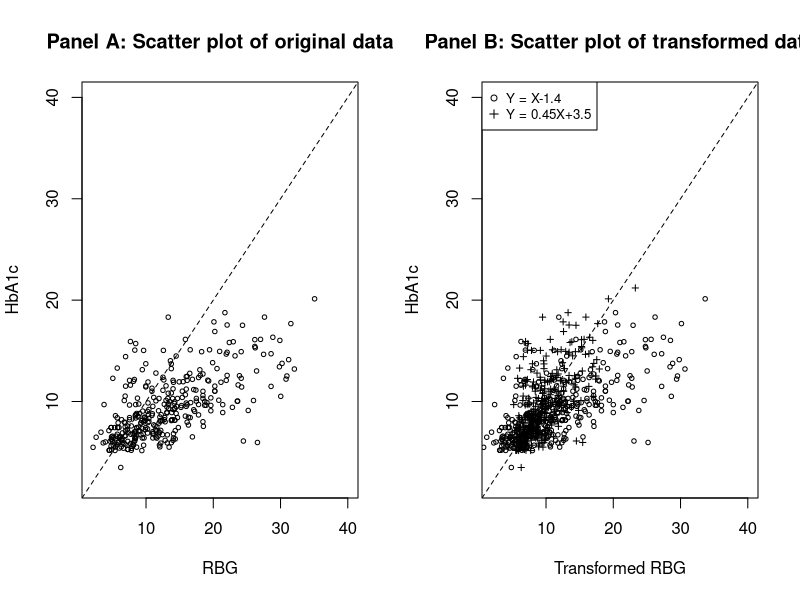
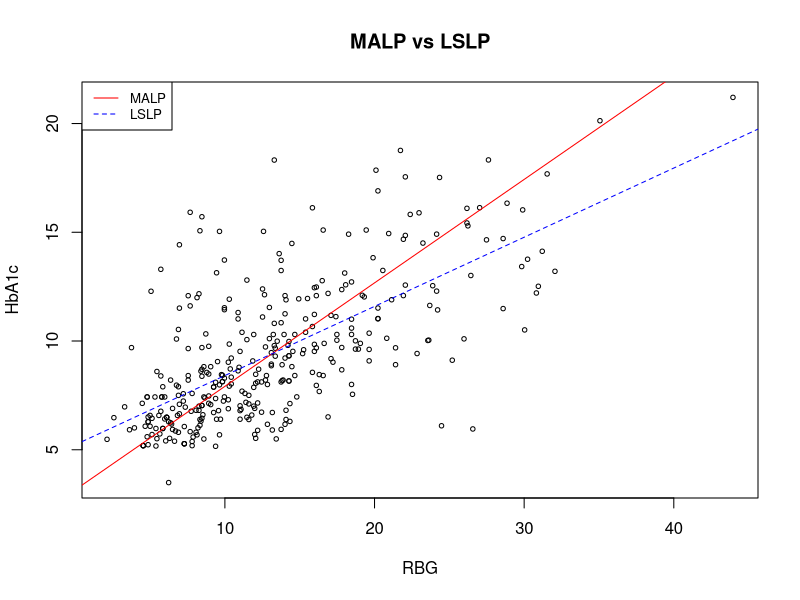

These charts were generated, in order, by the following R code: (Note: this script raises an error after producing the figures.)
#-------------------------------------------------------------------------------
# Example 1
#-------------------------------------------------------------------------------
# Data file:
# These data represent glycosylated hemoglobin (hba1c) readings reported in DCCT
# percentages and random blood glucose (rbg) readings reported in mmol/l.  The
# readings are derived from 349 diabetic patients attending a hospital out-
# patient department at the Karl Bremer District Hospital in Western Cape, South 
# Africa.
# The original data were published as a scatter plot in a Masters thesis (p.12):
# Daramola O.F. (2012).  Assessing the validity of random blood glucose testing
# for monitoring glycemic control and predicting HbA1c values in type 2 
# diabetics at Karl Bremer hospital. Masters Thesis [Family Medicine and Primary Care]. 
# Stellenbosch University: Stellenbosch, South Africa.http://scholar.sun.ac.za/handle/10019.1/80458
glucose <- read.table("bloodglucose.txt",sep="\t", header=T)
#glucose <- read.table("https://lib.stat.cmu.edu/datasets/hba1c_bloodGlucose.dat",sep="\t", header=T, skip=30)
head(glucose)
summary(glucose)


CCC <- function(x,y){
  2*cov(x,y)/(var(x)+var(y)+(mean(x)-mean(y))^2)
}

PCC <- function(x,y){
  cor(x,y)
}

MSE <- function(x,y){
  mean((x-y)^2)
}

# Scatter plot of raw data
par(mfrow=c(1,2))
plot(glucose$rbg, glucose$hba1c, xlim = c(2,40), ylim=c(2,40), 
     cex=0.6, xlab="RBG", ylab="HbA1c", main="Panel A: Scatter plot of original data")
abline(a=0,b=1, lty=2)


# Scatter plot of transformed data
rgb2 <- glucose$rbg-1.4
rgb3 <- 0.45*glucose$rbg +3.5


round(rbind(PCC(glucose$rbg, glucose$hba1c), # PCC of x and y
      CCC(glucose$rbg, glucose$hba1c), # CCC of x and y
      CCC(rgb2, glucose$hba1c), # CCC of x2 and y
      CCC(rgb3, glucose$hba1c)), 3) # CCC of x3 and y



plot(rgb2, glucose$hba1c, xlim = c(2,40), ylim=c(2,40), pch=1,
     cex=0.6, xlab="Transformed RBG", ylab="HbA1c", main="Panel B: Scatter plot of transformed data")
abline(a=0,b=1, lty=2)
points(rgb3, glucose$hba1c,pch=3,cex=0.6)
legend("topleft", c("Y = X-1.4", "Y = 0.45X+3.5"), pch = c(1,3), cex=0.8)


# Check agreement between x and y
rho <- cor(glucose$hba1c, glucose$rbg)
ccc <- c(CCC(glucose$hba1c, glucose$rbg),
         CCC(glucose$hba1c, rgb2),
         CCC(glucose$hba1c, rgb3))
res <- cbind(PCC=rho, CCC=ccc)
rownames(res) <- c("Raw", "Transformation 1" , "Transformation 2")
knitr::kable(res)


# MALP and LSLP coefficient estimate
fit_LS <- lm(hba1c ~ rbg, data=glucose)
beta_LS <- fit_LS$coefficients
Yhat_LS <- fit_LS$fitted.values
gamma <- cor(glucose$hba1c, Yhat_LS)
muY <- mean(glucose$hba1c)
beta_MA <- c((1-1/gamma)*muY+beta_LS[1]/gamma, beta_LS[-1]/gamma)
names(beta_MA) <- names(beta_LS)
beta_LS
beta_MA

par(mfrow=c(1,1))
plot(glucose$rbg, glucose$hba1c,
     cex=0.6, xlab="RBG", ylab="HbA1c", main="MALP vs LSLP")
abline(a=beta_MA[1], b=beta_MA[2], col="red")
abline(a=beta_LS[1], b=beta_LS[2], col="blue", lty=2)
legend("topleft", c("MALP", "LSLP"), lty=c(1,2), col=c("red","blue"), cex=0.8)


# prediction performance
pred_eval <- function(XY, B) {
  n <- dim(XY)[1]
  XY <- XY[sample(n, replace=TRUE),] # shuffle the rows of dataset
  # split data
  train_dat <-  XY[1:(n %/% 2),] 
  test_dat <- XY[-(1:((n %/% 2)+1)),]
  RES <- matrix(NA, ncol = 6, nrow = B)
  m <- dim(train_dat)[1]
  training <- replicate(B, matrix(NA, nrow = m, ncol = 2), simplify = FALSE)
  testing <- replicate(B, matrix(NA, nrow = m, ncol = 2), simplify = FALSE)
  
  # replicate B times of training and testing data
  for(i in 1:B){
    training[[i]] <- train_dat
    testing[[i]] <- test_dat
  }
  # realistic case
  for (i in 1:B) {
    EPRED <- EST_PRED_VEC(training[[i]], testing[[i]][,1])
    y_MA <- EPRED[,1]
    y_LS <- EPRED[,2]
    RES[i,] <- c(PCC(testing[[i]][,2], y_MA),
                 PCC(testing[[i]][,2], y_LS),
                 CCC(testing[[i]][,2], y_MA),
                 CCC(testing[[i]][,2], y_LS),
                 MSE(testing[[i]][,2], y_MA),
                 MSE(testing[[i]][,2], y_LS))}
  colnames(RES) <- c("MALP","LSLP","MALP","LSLP","MALP","LSLP")
  return(RES)
}

DAT <- cbind(glucose$rbg,glucose$hba1c)
set.seed(123)
v <- pred_ev(DAT, B=2000)
round(colMeans(v), 3) # 0.745 0.745 0.745 0.696 5.871 5.167 

# illustrative case
Yhat_MA <- beta_MA[1] + beta_MA[2] * glucose$rbg
pcc <- c(PCC(glucose$hba1c, Yhat_MA),
         PCC(glucose$hba1c, Yhat_LS))
ccc <- c(CCC(glucose$hba1c, Yhat_MA),
         CCC(glucose$hba1c, Yhat_LS))
mse <- c(MSE(glucose$hba1c, Yhat_MA),
         MSE(glucose$hba1c, Yhat_LS))
res <- cbind(PCC=pcc, CCC=ccc, MSE=mse)
rownames(res) <- c("MA", "LS" )
round(res, 3)
